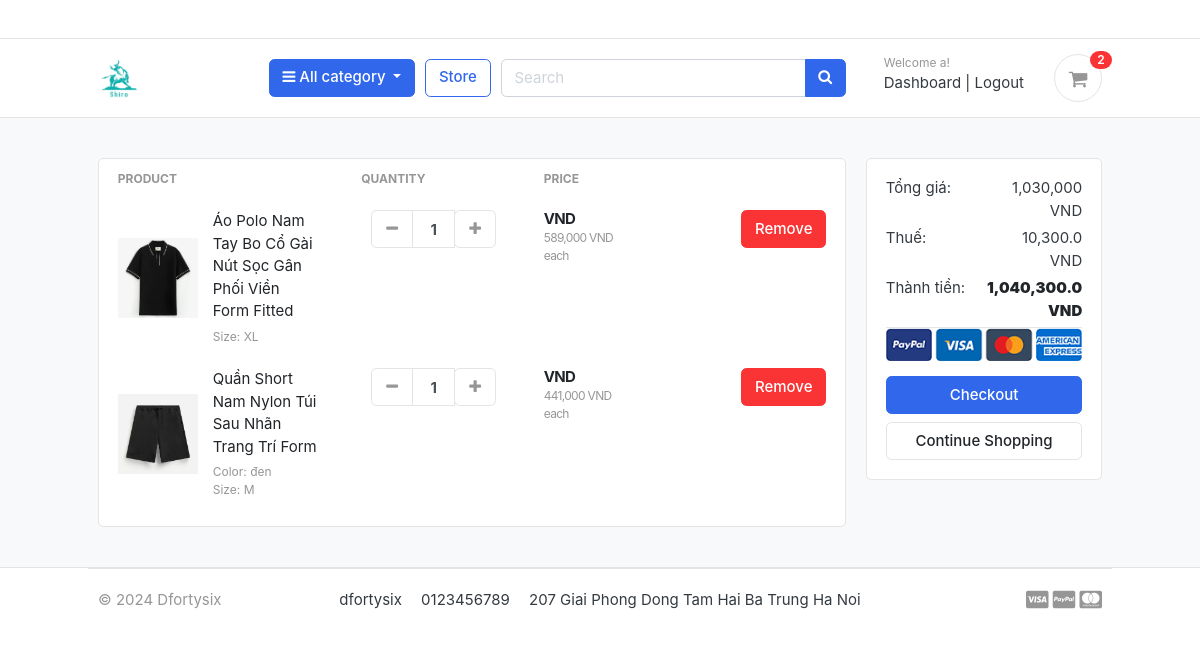
The app's page /carts/ (signed in) with its own data.
### accounts/models.py (models this page shows, shortened)
class Account(AbstractBaseUser):
    first_name = models.CharField(max_length=50)
    last_name = models.CharField(max_length=50)
    username = models.CharField(max_length=50, unique=True)
    email = models.EmailField(max_length=100, unique=True)
    phone_number = models.CharField(max_length=50)
    date_joined = models.DateTimeField(auto_now_add=True)
    last_login = models.DateTimeField(auto_now_add=True)
    is_admin = models.BooleanField(default=False)
    is_staff = models.BooleanField(default=False)
    is_active = models.BooleanField(default=False)
    is_superadmin = models.BooleanField(default=False)
    USERNAME_FIELD = 'email'    # Trường quyêt định khi login
    REQUIRED_FIELDS = ['username', 'first_name', 'last_name']    # Các trường yêu cầu khi đk tài khoản (mặc định đã có email), mặc định có password
    objects = MyAccountManager()
    def __str__(self):
        return self.email

### carts/models.py (models this page shows, shortened)
class CartItem(models.Model):
    user = models.ForeignKey(Account, on_delete=models.CASCADE, null=True)
    product = models.ForeignKey(Product, on_delete=models.CASCADE)
    variations = models.ManyToManyField(Variation, blank=True)
    cart = models.ForeignKey(Cart, on_delete=models.CASCADE, null=True)
    quantity = models.IntegerField()
    is_active = models.BooleanField(default=True)

### store/models.py (models this page shows, shortened)
class Product(models.Model):
    product_name = models.CharField(max_length=200, unique=True)
    slug = models.SlugField(max_length=200, unique=True)
    description = models.TextField(max_length=500, blank=True)
    price = models.IntegerField()
    images = models.ImageField(upload_to='photos/products')
    stock = models.IntegerField()
    is_available = models.BooleanField(default=True)
    category = models.ForeignKey(Category, on_delete=models.CASCADE)    # Khi xóa category thì Product bị xóa
    created_date = models.DateTimeField(auto_now_add=True)
    modified_date = models.DateTimeField(auto_now=True)
    def get_url(self):
        return reverse('product_detail', args=[self.category.slug, self.slug])

class Variation(models.Model):
    product = models.ForeignKey(Product, on_delete=models.CASCADE)
    variation_category = models.CharField(max_length=100, choices=variation_category_choice)
    variation_value = models.CharField(max_length=100)
    is_active = models.BooleanField(default=True)
    created_date = models.DateTimeField(auto_now_add=True)
    objects = VariationManager()

### carts/views.py (the view)
# urls.py: path('', views.cart, name='cart'),
@login_required
def cart(request, total=0, quantity=0, cart_items=None):
    try:
        if request.user.is_authenticated:
            cart_items = CartItem.objects.filter(user=request.user, is_active=True)
        else:
            cart = Cart.objects.get(cart_id=_cart_id(request=request))
            cart_items = CartItem.objects.filter(cart=cart, is_active=True)
        for cart_item in cart_items:
            total += cart_item.product.price * cart_item.quantity
            quantity += cart_item.quantity
        tax = total / 100
        grand_total = total + tax
    except ObjectDoesNotExist:
        pass    # Chỉ bỏ qua
    print(request.user)
    context = {
        'total': total,
        'quantity': quantity,
        'cart_items': cart_items,
        'tax': tax if "tax" in locals() else "",
        'grand_total': grand_total if "tax" in locals() else 0,
    }
    return render(request, 'store/cart.html', context=context)

### carts/context_processors.py (called while the page is built)
def counter(request):
    if 'admin' in request.path:
        return {}
    else:
        try:
            if request.user.is_authenticated:
                cart_items = CartItem.objects.filter(user=request.user)
            else:
                cart = Cart.objects.get(cart_id=_cart_id(request=request))
                cart_items = CartItem.objects.filter(cart=cart)
            cart_count = sum([cart_item.quantity for cart_item in cart_items])
        except Cart.DoesNotExist:
            cart_count = 0
    return dict(cart_count=cart_count)

### templates/store/cart.html (shortened to what this page needs)
{% extends 'base.html' %}
{% load static %}
{% load humanize %}
{% block content %}
<section class="section-content padding-y bg">
	<div class="container">
		{% if not cart_items %}
		<h2 class="text-center">Your shopping cart is empty</h2>
		<br />
		<div class="text-center">
			<a href="{% url 'store' %}" class="btn btn-primary">Continue Shopping</a>
		</div>
		{% else %}
		<div class="row">
			<aside class="col-lg-9">
				<div class="card">
					<table class="table table-borderless table-shopping-cart">
						<thead class="text-muted">
							<tr class="small text-uppercase">
								<th scope="col">Product</th>
								<th scope="col" width="120">Quantity</th>
								<th scope="col" width="120">Price</th>
								<th scope="col" class="text-right" width="200"></th>
							</tr>
						</thead>
						<tbody>
							{% for cart_item in cart_items %}
							<tr>
								<td>
									<figure class="itemside align-items-center">
										<div class="aside">
											<img src="{{ cart_item.product.images.url }}" class="img-sm" />
										</div>
										<figcaption class="info">
											<a href="{{ cart_item.product.get_url }}" class="title text-dark">{{ cart_item.product.product_name }}</a>
											<p class="text-muted small">
												{% if cart_item.variations.all %}
												{% for variation in cart_item.variations.all %}
												{{ variation.variation_category | capfirst }}: {{ variation.variation_value }}
												<br />
												{% endfor %}
												{% endif %}
											</p>
										</figcaption>
									</figure>
								</td>
								<td>
									<div class="col">
										<div class="input-group input-spinner">
											<div class="input-group-prepend">
												<a href="{% url 'remove_cart' cart_item.product.id cart_item.id %}"
													class="btn btn-light" type="button">
													<i class="fa fa-minus"></i>
												</a>
											</div>
											<input type="text" class="form-control" value="{{ cart_item.quantity }}" />
											<div class="input-group-append">
												<form action="{% url 'add_cart' cart_item.product.id %}" method="post">
													<button class="btn btn-light" type="submit" id="button-plus">
														<i class="fa fa-plus"></i>
													</button>
												</form>
											</div>
										</div>
									</div>
								</td>
								<td>
									<div class="price-wrap">
										<var class="price">{{ cart_item.|intcomma }} VND</var>
										<small class="text-muted">
											{{ cart_item.product.price|intcomma }} VND each
										</small>
									</div>
								</td>
								<td class="text-right">
									<a href="{% url 'remove_cart_item' cart_item.product.id cart_item.id %}"
										class="btn btn-danger" onclick="return confirm('Are you sure?')">
										Remove</a>
								</td>
							</tr>
							{% endfor %}
						</tbody>
					</table>
				</div>
			</aside>
			<aside class="col-lg-3">
				<div class="card">
					<div class="card-body">
						<dl class="dlist-align">
							<dt>Tổng giá:</dt>
							<dd class="text-right">{{ total|intcomma }} VND</dd>
						</dl>
						<dl class="dlist-align">
							<dt>Thuế:</dt>
							<dd class="text-right">{{ tax|intcomma }} VND</dd>
						</dl>
						<dl class="dlist-align">
							<dt>Thành tiền:</dt>
							<dd class="text-right text-dark b">
								<strong>{{ grand_total|intcomma }} VND</strong>
							</dd>
						</dl>
						<p class="text-center mb-3">
							<img src="{% static 'images/misc/payments.png' %}" height="26" />
						</p>
						<a href="{% url 'checkout' %}" class="btn btn-primary btn-block">
							Checkout
						</a>
						<a href="{% url 'store' %}" class="btn btn-light btn-block">Continue Shopping</a>
					</div>
				</div>
			</aside>
		</div>
		{% endif %}
	</div>
</section>
{% endblock %}

### templates/includes/navbar.html (shortened to what this page needs)
{% load static %}
<header class="section-header">
    <nav class="navbar p-md-0 navbar-expand-sm navbar-light border-bottom">
        <div class="container">
        </div>
    </nav>
    <section class="header-main border-bottom">
        <div class="container">
            <div class="row align-items-center">
                <div class="col-lg-2 col-md-3 col-6">
                    <a href="{% url 'home' %}" class="brand-wrap">
                        <img class="logo width" src="{% static './images/logoshiro.png' %}">
                    </a>
                </div>
                <div class="col-lg col-sm col-md col-6 flex-grow-0">
                    <div class="category-wrap dropdown d-inline-block float-right">
                        <button type="button" class="btn btn-primary text-white dropdown-toggle" data-toggle="dropdown">
                            <i class="fa fa-bars"></i> All category
                        </button>
                    </div>
                </div>
                <a href="{% url 'store' %}" class="btn btn-outline-primary">Store</a>
                <div class="col-lg  col-md-6 col-sm-12 col">
                    <form action="{% url 'store' %}" class="search" value ={{query}} method="GET">
                        <div class="input-group w-100">
                            <input type="text" class="form-control" style="width:60%;" placeholder="Search" name="q" value="{{ q }}">
                            <div class="input-group-append">
                                <button class="btn btn-primary text-white" type="submit">
                                    <i class="fa fa-search"></i>
                                </button>
                            </div>
                        </div>
                    </form>
                </div>
                <div class="col-lg-3 col-sm-6 col-8 order-2 order-lg-3">
                    <div class="d-flex justify-content-end mb-3 mb-lg-0">
                        {% if user.id is None %}
                        <div class="widget-header">
                            <small class="title text-muted">Welcome guest!</small>
                            <div>
                                <a href="{% url 'login' %}">Log in</a> <span class="dark-transp"> | </span>
                                <a href="{% url 'register' %}"> Register</a>
                            </div>
                        </div>
                        {% else %}
                        <div class="widget-header">
                            <small class="title text-muted">Welcome {{ user.first_name }}!</small>
                            <div>
                                <a href="{% url 'dashboard' %} ">Dashboard</a> <span class="dark-transp"> | </span>
                                <a href="{% url 'logout' %}"> Logout</a>
                            </div>
                        </div>
                        {% endif %}
                        <a href="{% url 'cart' %}" class="widget-header pl-3 ml-3">
                            <div class="icon icon-sm rounded-circle border"><i class="fa fa-shopping-cart"></i>
                            </div>
                            <span class="badge badge-pill badge-danger notify">{{ cart_count }}</span>
                        </a>
                    </div>
                </div>
            </div>
        </div>
    </section>
</header>

### static/css/ui.css (style rules this page uses)
html { font-family: "Inter", sans-serif; font-size: 15px; }
.price-wrap { letter-spacing: -0.7px; }
.icon-xs, .icon-sm, .icon-md, .icon-lg { display: inline-block; text-align: center; flex-shrink: 0; flex-grow: 0; }
.icon-sm { width: 48px; height: 48px; line-height: 48px !important; font-size: 20px; }
.img-xs, .img-sm, .img-md, .img-lg { -o-object-fit: cover; object-fit: cover; flex-shrink: 0; flex-grow: 0; }
.img-sm { width: 80px; height: 80px; }
.padding-y { padding-top: 40px; padding-bottom: 40px; }
var { font-style: normal; }
figure { margin-bottom: 0; }
.bg { background-color: #f8f9fa; }
.b { font-weight: 600; }
p:last-child { margin-bottom: 0; }
.header-main { position: relative; padding-top: 1rem; padding-bottom: 1rem; }
.brand-wrap .logo, .navbar-brand .logo { margin-right: 7px; max-height: 42px; display: inline-block; }
.widget-header { display: inline-block; vertical-align: middle; position: relative; }
.widget-header a { color: #343a40; }
.widget-header i { color: #969696; }
.widget-header .title { display: block; }
.widget-header .notify { position: absolute; top: -3px; right: -10px; }
.btn-light { background-color: #fff; border-color: #e4e4e4; }
.btn-light i { color: #969696; }
.itemside { position: relative; display: flex; width: 100%; }
.itemside .aside { position: relative; flex-shrink: 0; }
.itemside .info { padding-left: 15px; padding-right: 7px; }
.itemside p { margin-bottom: 0; }
.itemside .title { display: block; margin-bottom: 5px; color: #212529; }
[class*=dlist-] { margin-bottom: 5px; }
[class*=dlist-] dd { margin-bottom: 0; }
.dlist-align { display: flex; }
.dlist-align dt { width: 150px; word-wrap: break-word; font-weight: normal; }
.dlist-align dd { flex-grow: 1; }
.notify { position: absolute; top: -4px; right: -10px; display: inline-block; padding: 0.25em 0.6em; font-size: 12px; line-height: 1; text-align: center; border-radius: 3rem; color: #fff; background-color: #fa3434; }
.price { font-weight: 600; color: #212529; }
.input-spinner { width: 125px; flex-wrap: nowrap; display: inline-flex; vertical-align: middle; }
.input-spinner input.form-control { text-align: center; max-width: 46px; font-weight: bold; flex-basis: 46px; border-color: #e4e4e4; flex-grow: 0; }
.input-spinner .btn { width: 42px; text-align: center; padding-left: 0.5rem; padding-right: 0.5rem; }
.table-shopping-cart.table td, .table-shopping-cart.table th { padding-left: 1.25rem; padding-right: 1.25rem; }
.table-shopping-cart .price-wrap { line-height: 1.2; }
.table-shopping-cart .price { font-weight: bold; margin-right: 5px; display: block; }

### records on screen
Account: first_name "a"
CartItem: product.images (picture), product.product_name "Áo Polo Nam Tay Bo Cổ Gài Nút Sọc Gân Phối Viền Form Fitted", quantity "1", product.price "589,000"
Variation: variation_category "Size", variation_value "XL"
CartItem: product.images (picture), product.product_name "Quần Short Nam Nylon Túi Sau Nhãn Trang Trí Form", quantity "1", product.price "441,000"
Variation: variation_category "Color", variation_value "đen"
Variation: variation_category "Size", variation_value "M"

### other values on screen
{{ cart_count }} "2"
{{ total|intcomma }} "1,030,000"
{{ tax|intcomma }} "10,300.0"
{{ grand_total|intcomma }} "1,040,300.0"
